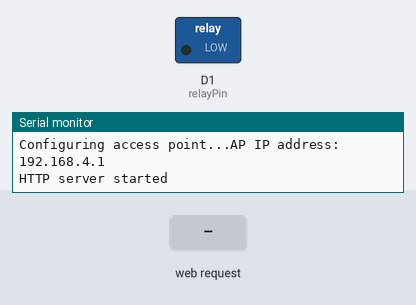
A sketch run on a simulated ESP8266 (NodeMCU). On the bench: switched loads named in the sketch (green lamp = pin HIGH), the last lines printed to the serial monitor. The inputs (shaded band) are chosen by the test bench.

Above: at 1.2 s.
1.3 s: HTTP request GET /?LED=ON received
At 2.5 s:
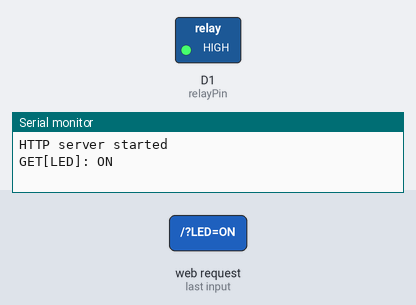
2.8 s: HTTP request GET /?LED=OFF received
At 3.7 s:
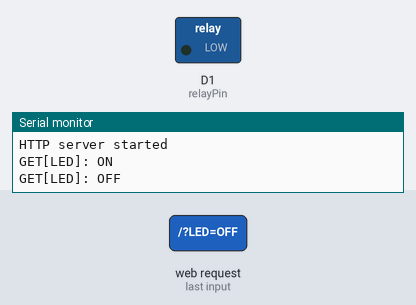
Timing chart, 0 to 5.8 s (numbered marks = the images above; inputs shaded):
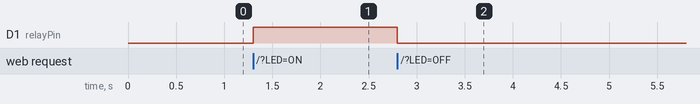

The sketch:

main.ino
```cpp
#include <ESP8266WiFi.h>
#include "ESPAsyncTCP.h"
#include "ESPAsyncWebServer.h"
#include <Hash.h>
#include "AsyncJson.h"
#include "ArduinoJson.h"
#include <WiFiClient.h>

AsyncWebServer server(8080);
AsyncWebSocket ws("/ws"); // access at ws://[esp ip]/ws
AsyncEventSource events("/events"); // event source (Server-Sent events)

const char* ssid = "RelaySensor";
const char* password = "AllHands2017";

int relayPin = D1;

int value = LOW;

void onRequest(AsyncWebServerRequest *request){
  //Handle Unknown Request
  request->send(404);
}

void onBody(AsyncWebServerRequest *request, uint8_t *data, size_t len, size_t index, size_t total){
  //Handle body
}

void onUpload(AsyncWebServerRequest *request, String filename, size_t index, uint8_t *data, size_t len, bool final){
  //Handle upload
}

void onEvent(AsyncWebSocket * server, AsyncWebSocketClient * client, AwsEventType type, void * arg, uint8_t *data, size_t len){
  //Handle WebSocket event
}

void setup() {
  Serial.begin(115200);  // We'll see the output from Serial
  Serial.println();
  Serial.print("Configuring access point...");
  /* You can remove the password parameter if you want the AP to be open. */
  WiFi.softAP(ssid, password);
  IPAddress myIP = WiFi.softAPIP();
  Serial.print("AP IP address: ");
  Serial.println(myIP);

  pinMode(relayPin, OUTPUT);
  digitalWrite(relayPin, LOW);

  // attach AsyncWebSocket
  ws.onEvent(onEvent);
  server.addHandler(&ws);

  // attach AsyncEventSource
  server.addHandler(&events);

  // respond to GET requests on URL /
  server.on("/", HTTP_GET, [](AsyncWebServerRequest *request){
    int params = request->params();
    for(int i=0;i<params;i++){
      AsyncWebParameter* p = request->getParam(i);
      if(p->isFile()){ //p->isPost() is also true
        Serial.printf("FILE[%s]: %s, size: %u\n", p->name().c_str(), p->value().c_str(), p->size());
      } else if(p->isPost()){
        Serial.printf("POST[%s]: %s\n", p->name().c_str(), p->value().c_str());
      } else {
        Serial.printf("GET[%s]: %s\n", p->name().c_str(), p->value().c_str());
      }
    }

    //Check if GET parameter exists
    if(request->hasParam("LED")){
      AsyncWebParameter* p = request->getParam("LED");
      const char* instruction = p->value().c_str();
      if (strcmp(instruction,"ON")==0) {
        digitalWrite(relayPin, HIGH);
        value = HIGH;
      }
      else if (strcmp(instruction,"OFF")==0){
        digitalWrite(relayPin, LOW);
        value = LOW;
      }
      AsyncResponseStream *response = request->beginResponseStream("text/json");
      DynamicJsonBuffer jsonBuffer;
      JsonObject &root = jsonBuffer.createObject();
      root["status"] = value;
      root["get_param"] = instruction;
      root.printTo(*response);
      request->send(response);
  }
  });

  // Catch-All Handlers
  // Any request that can not find a Handler that canHandle it
  // ends in the callbacks below.
  server.onNotFound(onRequest);
  server.onFileUpload(onUpload);
  server.onRequestBody(onBody);

  server.begin();
  Serial.println("HTTP server started");
}

void loop() {

}
```

Measured:
- after the input at 1.3 s, D1 (relayPin): LOW → HIGH at once
- after the input at 2.8 s, D1 (relayPin): HIGH → LOW at once
